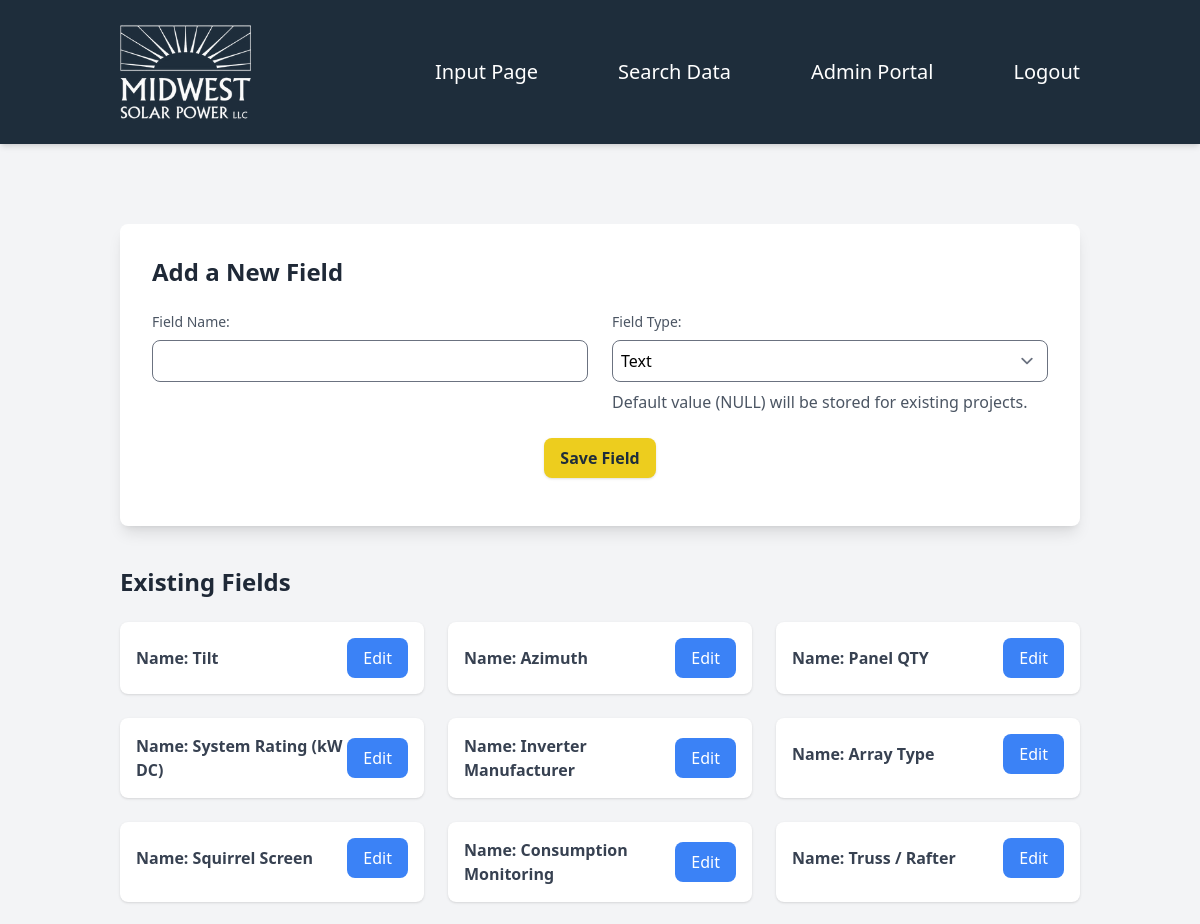
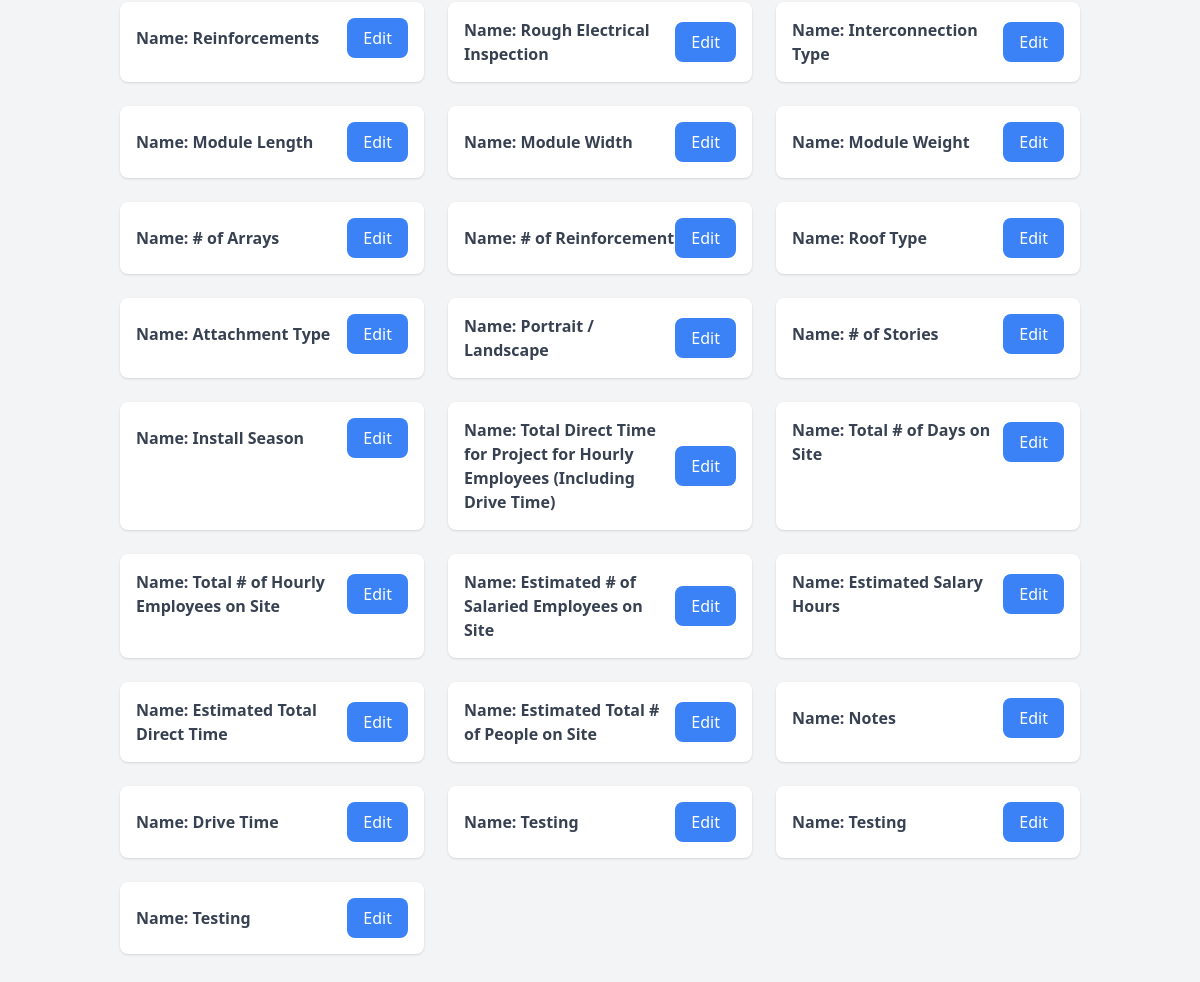
Page /save-input-field/ (signed in) on the committed database (2 pictures, top to bottom).
### app/models.py (models this page shows, shortened)
class DataField(models.Model):
    FIELD_TYPE_CHOICES = [
        ("degrees", "Degrees"),
        ("char", "Text"),
        ("int", "Integer"),
        ("float", "Float"),
        ("bool", "Boolean"),
        ("choice", "Choice"),
        ("time", "Time"),
    ]
    name = models.CharField(max_length=255)
    verbose_name = models.CharField(max_length=255)
    field_type = models.CharField(max_length=20, choices=FIELD_TYPE_CHOICES)
    choices = models.JSONField(blank=True, null=True)
    default_value = models.JSONField(blank=True, null=True)
    archived = models.BooleanField(default=False)
    created_at = models.DateTimeField(auto_now_add=True)
    updated_at = models.DateTimeField(auto_now=True)

### app/views/custom_admin.py (the view, shortened to what this page needs)
# urls.py: path("save-input-field/", views.save_input_field, name="save_input_field"),
@login_required(login_url="/login/")
def save_input_field(request):
    if not validate_superuser:
        return redirect("logout")
    if request.method == 'POST':
        field_name = request.POST.get('new_field_name', '')
        field_type = request.POST.get('new_field_type', '')
        field_choices = request.POST.get('new_field_choices', '')
        field_id = request.POST.get('field_id', '')
        delete_field = request.POST.get('delete_field', False)
        if field_id:
            try:
                field = DataField.objects.get(id=field_id)
            except:
                messages.error(request, "Could not find the field by id")
                return redirect('save_input_field')
            if not field:
                messages.error(request, "Could not find the field by id")
                return redirect('save_input_field')
            if delete_field:
                field.delete() # then delete the field
                messages.success(request, "Deleted the field")
                return redirect('save_input_field')
            else:
                field.verbose_name = field_name
                field.field_type = field_type
                field.choices =[x.strip() for x in field_choices.split(',')] if field_type == 'choice' else ['']
                field.save() # save the updated field
                messages.success(request, "Updated the field")
                return redirect('save_input_field')
        else:
            if not field_name or not field_type:
                messages.error(request, "Field name and field type are required.")
                return redirect('save_input_field')
            if field_type == 'choice' and not field_choices:
                messages.error(request, "Choices are required for 'Choice' fields.")
                return redirect('save_input_field')
            new_field = DataField.objects.create(
                verbose_name=field_name,
                field_type=field_type,
                choices=[x.strip() for x in field_choices.split(',')] if field_type == 'choice' else [''],
            )
            for data_instance in Project.objects.all():
                data_instance.field_values.create(field=new_field, value=None)
                data_instance.save()
            messages.success(request, "Field saved and linked to all data instances successfully!")
        return redirect('save_input_field')
    elif request.method == 'GET':
        field_id = request.GET.get("field_id", "")
        data_fields = DataField.objects.all()
        if not field_id:
            return render(request, 'custom_admin/save_input_field.html', {"data_fields": data_fields})

### app/templates/custom_admin/save_input_field.html (shortened to what this page needs)
{% extends "base.html" %}
{% block content %}
{% include 'custom_admin/input_field.html' %}
{% if data_fields %}
<div class="mt-10">
    <h2 class="text-2xl font-bold text-gray-800 mb-6">Existing Fields</h2>
    <div class="grid grid-cols-1 sm:grid-cols-2 lg:grid-cols-3 gap-6">
        {% for field in data_fields %}
            <div class="bg-white p-4 rounded-lg shadow">
                <div class="flex justify-between items-center">
                    <span class="text-gray-700 font-semibold"><b>Name:</b> {{ field.verbose_name }}</span>
                    <a href="{% url 'save_input_field' %}?field_id={{ field.id }}" class="bg-blue-500 text-white px-4 py-2 rounded-lg hover:bg-blue-600 transition">
                        Edit
                    </a>
                </div>
            </div>
        {% endfor %}
    </div>
</div>
{% endif %}
{% endblock %}

### rows in the picture
DataField: verbose_name "Tilt"
DataField: verbose_name "Azimuth"
DataField: verbose_name "Panel QTY"
DataField: verbose_name "System Rating (kW DC)"
DataField: verbose_name "Inverter Manufacturer"
DataField: verbose_name "Array Type"
DataField: verbose_name "Squirrel Screen"
DataField: verbose_name "Consumption Monitoring"
DataField: verbose_name "Truss / Rafter"
DataField: verbose_name "Reinforcements"
DataField: verbose_name "Rough Electrical Inspection"
DataField: verbose_name "Interconnection Type"
DataField: verbose_name "Module Length"
DataField: verbose_name "Module Width"
DataField: verbose_name "Module Weight"
DataField: verbose_name "# of Arrays"
DataField: verbose_name "# of Reinforcement"
DataField: verbose_name "Roof Type"
DataField: verbose_name "Attachment Type"
DataField: verbose_name "Portrait / Landscape"
DataField: verbose_name "# of Stories"
DataField: verbose_name "Install Season"
DataField: verbose_name "Total Direct Time for Project for Hourly Employees (Including Drive Time)"
DataField: verbose_name "Total # of Days on Site"
DataField: verbose_name "Total # of Hourly Employees on Site"
DataField: verbose_name "Estimated # of Salaried Employees on Site"
DataField: verbose_name "Estimated Salary Hours"
DataField: verbose_name "Estimated Total Direct Time"
DataField: verbose_name "Estimated Total # of People on Site"
DataField: verbose_name "Notes"
DataField: verbose_name "Drive Time"
DataField: verbose_name "Testing"
DataField: verbose_name "Testing"
DataField: verbose_name "Testing"
